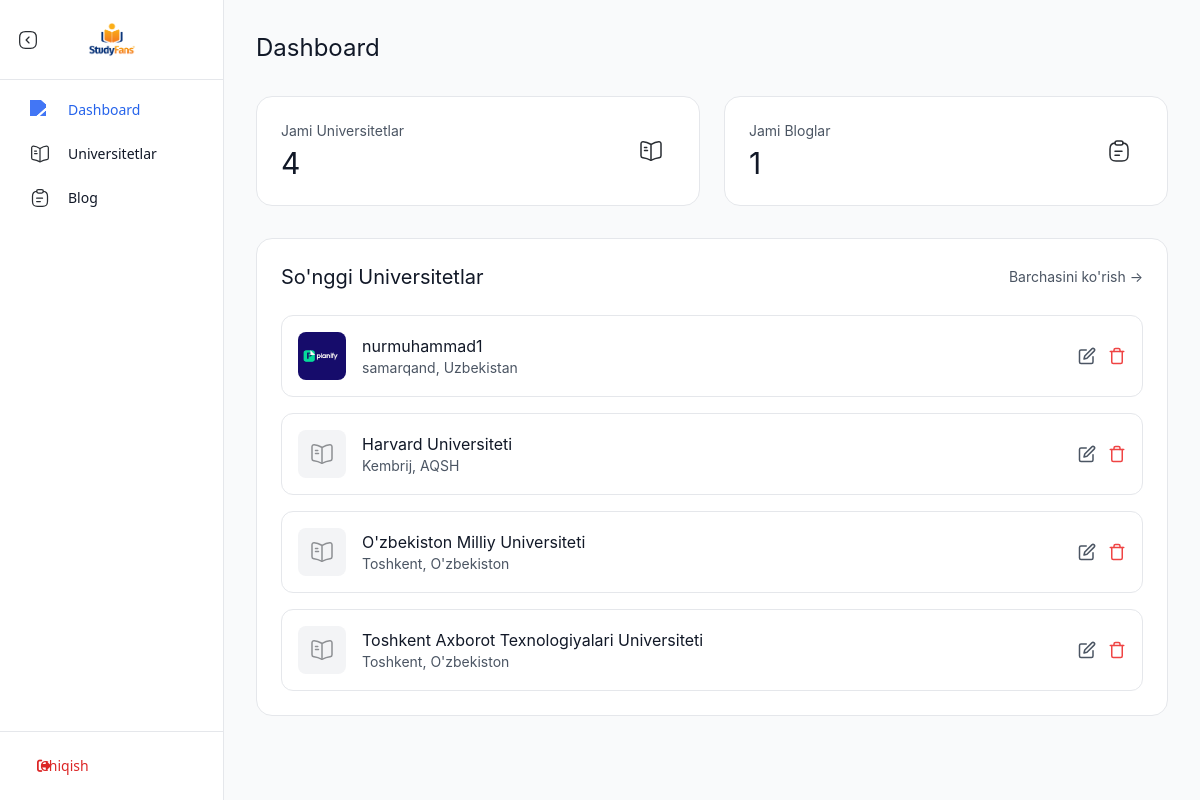
The app's page /admin/dashboard (signed in) with its own data.
### app.py (models this page shows, shortened)
class University(db.Model):
    id = db.Column(db.Integer, primary_key=True)
    name_uz = db.Column(db.String(200), nullable=False)
    name_en = db.Column(db.String(200), nullable=False)
    name_ru = db.Column(db.String(200), nullable=False)
    name_tr = db.Column(db.String(200), nullable=False)
    country_uz = db.Column(db.String(100), nullable=False)
    country_en = db.Column(db.String(100), nullable=False)
    country_ru = db.Column(db.String(100), nullable=False)
    country_tr = db.Column(db.String(100), nullable=False)
    city_uz = db.Column(db.String(100), nullable=False)
    city_en = db.Column(db.String(100), nullable=False)
    city_ru = db.Column(db.String(100), nullable=False)
    city_tr = db.Column(db.String(100), nullable=False)
    description_uz = db.Column(db.Text, nullable=False)
    description_en = db.Column(db.Text, nullable=False)
    description_ru = db.Column(db.Text, nullable=False)
    description_tr = db.Column(db.Text, nullable=False)
    website = db.Column(db.String(200))
    logo_url = db.Column(db.String(200))
    ranking = db.Column(db.Integer)
    founded_year = db.Column(db.Integer)
    university_type = db.Column(db.String(50))  # Public, Private
    student_count = db.Column(db.String(50))
    tuition_fee_min = db.Column(db.String(50))
    tuition_fee_max = db.Column(db.String(50))
    language_requirements = db.Column(db.Text)
    admission_requirements = db.Column(db.Text)
    application_deadline = db.Column(db.String(100))
    scholarship_available = db.Column(db.Boolean, default=False)
    accommodation_available = db.Column(db.Boolean, default=False)
    created_at = db.Column(db.DateTime, default=datetime.utcnow)

### app.py (the view)
@app.route('/admin/dashboard')
def admin_dashboard():
    if not session.get('admin_logged_in'):
        return redirect(url_for('admin_login'))
    universities = University.query.order_by(University.id.desc()).all()
    blogs = BlogPost.query.all()
    return render_template('admin/dashboard.html', universities=universities, blogs=blogs)

### templates/admin/dashboard.html (shortened to what this page needs)
{% extends "admin/base.html" %}
{% block content %}
<div class="p-6 md:p-8">
	<div class="mb-8">
		<h1 class="text-2xl font-normal text-gray-900 mb-1" style="font-family: -apple-system, BlinkMacSystemFont, 'Segoe UI', 'Roboto', 'Helvetica Neue', Arial, sans-serif;">Dashboard</h1>
	</div>
	<div class="grid grid-cols-1 md:grid-cols-2 gap-6 mb-8">
		<div class="bg-white border border-gray-200 rounded-2xl p-6">
			<div class="flex items-center justify-between">
				<div>
					<p class="text-gray-600 text-sm font-normal mb-1" style="font-family: -apple-system, BlinkMacSystemFont, 'Segoe UI', 'Roboto', 'Helvetica Neue', Arial, sans-serif;">Jami Universitetlar</p>
					<p class="text-3xl font-normal text-gray-900" style="font-family: -apple-system, BlinkMacSystemFont, 'Segoe UI', 'Roboto', 'Helvetica Neue', Arial, sans-serif;">{{ universities|length }}</p>
				</div>
				<div class="w-12 h-12 flex items-center justify-center">
					<img src="/static/book.svg" alt="Universities" class="w-6 h-6">
				</div>
			</div>
		</div>
		<div class="bg-white border border-gray-200 rounded-2xl p-6">
			<div class="flex items-center justify-between">
				<div>
					<p class="text-gray-600 text-sm font-normal mb-1" style="font-family: -apple-system, BlinkMacSystemFont, 'Segoe UI', 'Roboto', 'Helvetica Neue', Arial, sans-serif;">Jami Bloglar</p>
					<p class="text-3xl font-normal text-gray-900" style="font-family: -apple-system, BlinkMacSystemFont, 'Segoe UI', 'Roboto', 'Helvetica Neue', Arial, sans-serif;">{{ blogs|length if blogs else 0 }}</p>
				</div>
				<div class="w-12 h-12 flex items-center justify-center">
					<img src="/static/clipboard-text.svg" alt="Blogs" class="w-6 h-6">
				</div>
			</div>
		</div>
	</div>
	<div class="bg-white border border-gray-200 rounded-2xl p-6">
		<div class="flex items-center justify-between mb-6">
			<h2 class="text-xl font-normal text-gray-900" style="font-family: -apple-system, BlinkMacSystemFont, 'Segoe UI', 'Roboto', 'Helvetica Neue', Arial, sans-serif;">So'nggi Universitetlar</h2>
			<a href="{{ url_for('admin_universities') }}" class="text-gray-600 hover:text-gray-900 transition-colors text-sm font-normal" style="font-family: -apple-system, BlinkMacSystemFont, 'Segoe UI', 'Roboto', 'Helvetica Neue', Arial, sans-serif;">
				Barchasini ko'rish →
			</a>
		</div>
		{% if universities %}
			<div class="space-y-4">
				{% for university in universities[:5] %}
				<div class="flex items-center justify-between p-4 border border-gray-200 rounded-xl hover:bg-gray-50 transition-colors">
					<div class="flex items-center space-x-4">
						{% if university.logo_url %}
						<img src="{{ url_for('static', filename=university.logo_url) }}" alt="{{ university.name_uz }}" class="w-12 h-12 object-contain rounded-lg">
						{% else %}
						<div class="w-12 h-12 bg-gray-100 rounded-lg flex items-center justify-center">
							<img src="/static/book.svg" alt="University" class="w-6 h-6 opacity-50">
						</div>
						{% endif %}
						<div>
							<div class="font-normal text-gray-900 text-base" style="font-family: -apple-system, BlinkMacSystemFont, 'Segoe UI', 'Roboto', 'Helvetica Neue', Arial, sans-serif;">{{ university.name_uz }}</div>
							<div class="text-sm text-gray-600 font-normal" style="font-family: -apple-system, BlinkMacSystemFont, 'Segoe UI', 'Roboto', 'Helvetica Neue', Arial, sans-serif;">{{ university.city_uz }}, {{ university.country_uz }}</div>
						</div>
					</div>
					<div class="flex items-center space-x-3">
						<a href="{{ url_for('admin_edit_university', university_id=university.id) }}" class="text-gray-600 hover:text-gray-900 transition-colors">
							<svg width="18" height="18" viewBox="0 0 24 24" fill="none" stroke="currentColor" stroke-width="2" stroke-linecap="round" stroke-linejoin="round">
								<path d="M11 4H4a2 2 0 0 0-2 2v14a2 2 0 0 0 2 2h14a2 2 0 0 0 2-2v-7"></path>
								<path d="M18.5 2.5a2.121 2.121 0 0 1 3 3L12 15l-4 1 1-4 9.5-9.5z"></path>
							</svg>
						</a>
						<a href="{{ url_for('admin_delete_university', university_id=university.id) }}" class="text-red-500 hover:text-red-700 transition-colors" onclick="return confirm('Bu universitetni o\'chirishni xohlaysizmi?')">
							<svg width="18" height="18" viewBox="0 0 24 24" fill="none" stroke="currentColor" stroke-width="2" stroke-linecap="round" stroke-linejoin="round">
								<polyline points="3 6 5 6 21 6"></polyline>
								<path d="M19 6v14a2 2 0 0 1-2 2H7a2 2 0 0 1-2-2V6m3 0V4a2 2 0 0 1 2-2h4a2 2 0 0 1 2 2v2"></path>
							</svg>
						</a>
					</div>
				</div>
				{% endfor %}
			</div>
		{% endif %}
	</div>
</div>
{% endblock %}

### templates/admin/base.html (shortened to what this page needs)
<!DOCTYPE html>
<html lang="uz">
<head>
	<script src="https://cdn.tailwindcss.com"></script>
	<link rel="stylesheet" href="https://cdnjs.cloudflare.com/ajax/libs/font-awesome/6.0.0/css/all.min.css">
</head>
<body>
	<aside id="admin-sidebar" class="hidden md:flex">
		<div class="sidebar-top-section p-6 border-b border-gray-200 relative flex items-center justify-center" style="min-height: 80px;">
			<button onclick="toggleAdminSidebar()" class="sidebar-toggle-btn z-10 hover:opacity-70 transition-opacity">
				<img id="toggle-icon-close" src="/static/arrow-square-left.svg" alt="Collapse" class="w-5 h-5">
			</button>
			<a href="{{ url_for('admin_dashboard') }}" class="sidebar-logo flex items-center justify-center absolute left-1/2 -translate-x-1/2">
				<img src="/static/images/01.png" alt="Study Fans Admin" class="w-12 h-12 rounded-xl object-contain transition-all duration-300" onerror="this.style.display='none';">
			</a>
		</div>
		<nav class="flex-1 p-3 space-y-2 overflow-y-auto">
			<a href="{{ url_for('admin_dashboard') }}"
				class="sidebar-link flex items-center py-2 text-sm font-normal text-gray-900 relative {% if request.endpoint == 'admin_dashboard' %}active{% endif %}">
				<div class="sidebar-icon-wrapper">
					<img src="/static/home.svg" alt="Dashboard" class="w-5 h-5 sidebar-icon">
				</div>
				<span class="sidebar-text transition-all duration-300">Dashboard</span>
			</a>
			<a href="{{ url_for('admin_universities') }}"
				class="sidebar-link flex items-center py-2 text-sm font-normal text-gray-900 relative {% if request.endpoint in ['admin_universities', 'admin_add_university', 'admin_edit_university'] %}active{% endif %}">
				<div class="sidebar-icon-wrapper">
					<img src="/static/book.svg" alt="Universities" class="w-5 h-5 sidebar-icon">
				</div>
				<span class="sidebar-text transition-all duration-300">Universitetlar</span>
			</a>
			<a href="{{ url_for('admin_blog') }}"
				class="sidebar-link flex items-center py-2 text-sm font-normal text-gray-900 relative {% if request.endpoint in ['admin_blog', 'admin_add_blog', 'admin_edit_blog'] %}active{% endif %}">
				<div class="sidebar-icon-wrapper">
					<img src="/static/clipboard-text.svg" alt="Blog" class="w-5 h-5 sidebar-icon">
				</div>
				<span class="sidebar-text transition-all duration-300">Blog</span>
			</a>
		</nav>
		<div class="p-4 border-t border-gray-200">
			<a href="{{ url_for('admin_logout') }}"
				class="sidebar-link flex items-center py-2 text-sm font-normal text-red-600 relative hover:bg-red-50 rounded-lg px-3">
				<div class="sidebar-icon-wrapper">
					<i class="fas fa-sign-out-alt sidebar-icon"></i>
				</div>
				<span class="sidebar-text ml-3 transition-all duration-300">Chiqish</span>
			</a>
		</div>
	</aside>
	<div id="admin-main-content">
		{% block content %}{% endblock %}
	</div>
</body>
</html>

### templates/admin/base.html (style rules this page uses)
html, body { margin: 0; padding: 0; width: 100%; height: 100%; background: #f9fafb; overflow-x: hidden; }
#admin-sidebar { position: fixed; left: 0; top: 0; bottom: 0; width: 224px; background: white; border-right: 1px solid #e5e7eb; z-index: 50; display: flex; flex-direction: column; transition: width 0.3s cubic-bezier(0.4, 0, 0.2, 1); }
.sidebar-text { transition: opacity 0.3s cubic-bezier(0.4, 0, 0.2, 1), width 0.3s cubic-bezier(0.4, 0, 0.2, 1), margin 0.3s cubic-bezier(0.4, 0, 0.2, 1), padding 0.3s cubic-bezier(0.4, 0, 0.2, 1); white-space: nowrap; overflow: hidden; }
.sidebar-link { padding-left: 3.5rem; padding-right: 0.75rem; transition: padding 0.3s cubic-bezier(0.4, 0, 0.2, 1), justify-content 0.3s cubic-bezier(0.4, 0, 0.2, 1), color 0.2s ease; position: relative; display: flex; align-items: center; }
.sidebar-icon-wrapper { flex-shrink: 0; position: absolute; left: 0.75rem; width: 32px; height: 32px; margin: 0; display: flex; align-items: center; justify-content: center; border-radius: 8px; }
.sidebar-icon { transition: all 0.2s ease; flex-shrink: 0; }
.sidebar-link.active { color: #2563eb !important; }
.sidebar-link.active .sidebar-icon { filter: brightness(0) saturate(100%) invert(40%) sepia(96%) saturate(2476%) hue-rotate(210deg) brightness(98%) contrast(96%); }
.sidebar-logo { transition: opacity 0.3s cubic-bezier(0.4, 0, 0.2, 1), visibility 0.3s cubic-bezier(0.4, 0, 0.2, 1); }
.sidebar-toggle-btn { position: absolute; left: 0.75rem; right: auto; top: 50%; transform: translateY(-50%); transition: none; width: 32px; height: 32px; display: flex; align-items: center; justify-content: center; }
#admin-sidebar:not(.sidebar-collapsed) #toggle-icon-close { display: block; }
.sidebar-top-section { transition: padding 0.3s cubic-bezier(0.4, 0, 0.2, 1), border 0.3s cubic-bezier(0.4, 0, 0.2, 1); }
#admin-main-content { margin-left: 224px; width: calc(100% - 224px); overflow-x: hidden; position: relative; z-index: 1; transition: margin-left 0.3s cubic-bezier(0.4, 0, 0.2, 1), width 0.3s cubic-bezier(0.4, 0, 0.2, 1); min-height: 100vh; background: #f9fafb; }

### records on screen
University: logo_url (picture), name_uz "nurmuhammad1", city_uz "samarqand", country_uz "Uzbekistan"
University: name_uz "Harvard Universiteti", city_uz "Kembrij", country_uz "AQSH"
University: name_uz "O'zbekiston Milliy Universiteti", city_uz "Toshkent", country_uz "O'zbekiston"
University: name_uz "Toshkent Axborot Texnologiyalari Universiteti", city_uz "Toshkent", country_uz "O'zbekiston"

### other values on screen
{{ universities|length }} "4"
{{ blogs|length if blogs else 0 }} "1"
